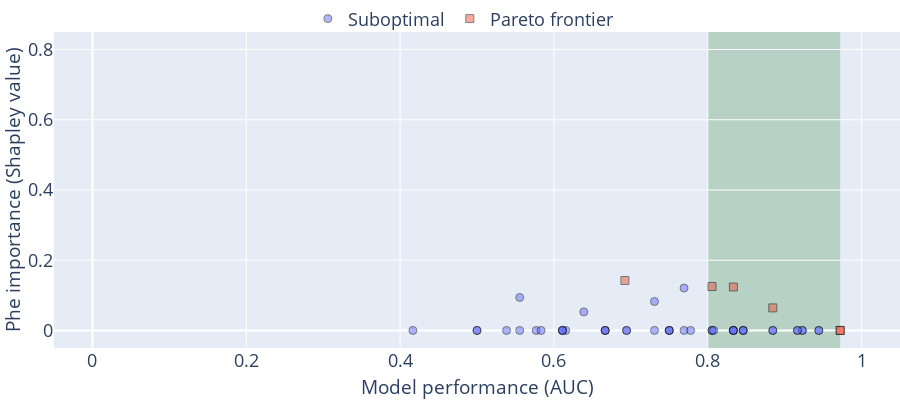
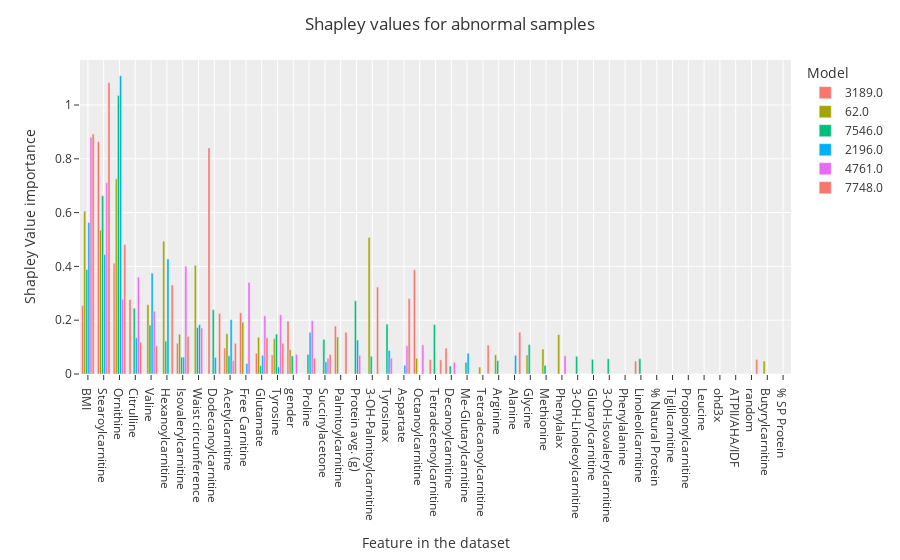
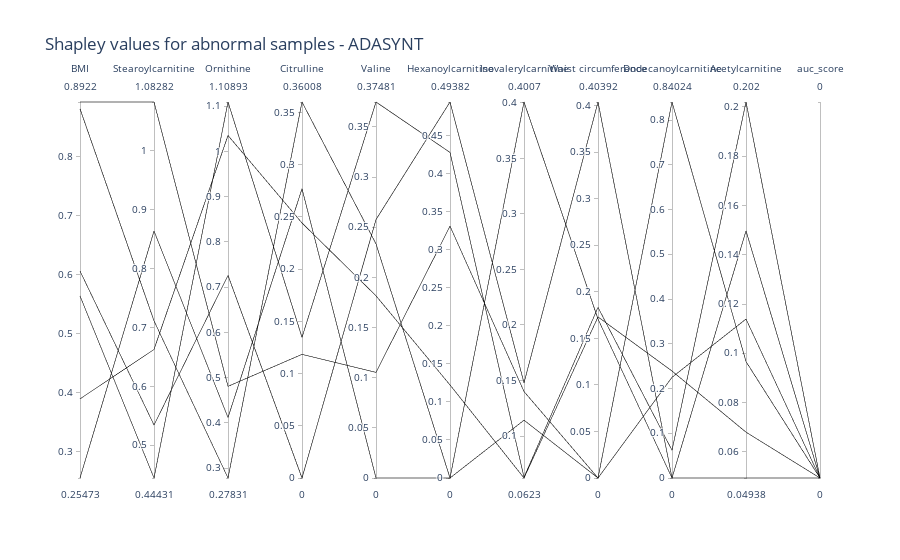

Notebook code for these charts, in order:
### Code cell
make_pareto_plot(study_BorderlineSMOTE_sampling)
make_ranking_plots(study_BorderlineSMOTE_sampling, study_BorderlineSMOTE)

### Figure 1 — Plotly figure (JSON) as saved in the notebook; plotly's stock layout.template omitted (floating-point values rounded to 4 significant figures)
{"data": [{"marker": {"line": {"color": "black", "width": 1}, "opacity": 0.5, "size": 8, "symbol": "circle"}, "mode": "markers", "name": "Suboptimal", "type": "scatter", "x": [0.6154, 0.6111, 0.8462, 0.75, 0.6111, 0.8462, 0.7692, 0.8846, 0.5769, 0.9444, 0.8846, 0.6389, 0.5385, 0.8333, 0.8333, 0.6667, 0.7778, 0.75, 0.4167, 0.8056, 0.8333, 0.5, 0.8333, 0.7308, 0.5, 0.9231, 0.5556, 0.8462, 0.6667, 0.9167, 0.6111, 0.7308, 0.5556, 0.7692, 0.9231, 0.6944, 0.8056, 0.9444, 0.6667, 0.5833, 0.75, 0.8077, 0.9167, 0.6944], "y": [0, 0, 0, 0, 0, 0, 0, 0, 0, 0, 0, 0.05285, 0, 0, 0, 0, 0, 0, 0, 0, 0, 0, 0, 0, 0, 0, 0, 0, 0, 0, 0, 0.08252, 0.09397, 0.1208, 0, 0, 0, 0, 0, 0, 0, 0, 0, 0]}, {"marker": {"line": {"color": "black", "width": 1}, "opacity": 0.5, "size": 8, "symbol": "square"}, "mode": "markers", "name": "Pareto frontier", "type": "scatter", "x": [0.6923, 0.8846, 0.9722, 0.9722, 0.8333, 0.8056], "y": [0.1423, 0.06424, 0, 0, 0.1236, 0.1251]}], "layout": {"font": {"size": 18}, "height": 400, "legend": {"bgcolor": "rgba(255, 255, 255, 0)", "orientation": "h", "x": 0.3, "y": 1.1}, "margin": {"b": 0, "l": 0, "r": 0, "t": 0}, "shapes": [{"fillcolor": "darkgreen", "layer": "below", "line": {"width": 0}, "opacity": 0.2, "type": "rect", "x0": 0.8, "x1": 0.9722, "xref": "x", "y0": 0, "y1": 1, "yref": "paper"}], "width": 900, "xaxis": {"range": [-0.05, 1.05], "title": {"font": {"size": 19}, "text": "Model performance (AUC)"}}, "yaxis": {"range": [-0.05, 0.85], "title": {"font": {"size": 19}, "text": "Phe importance (Shapley value)"}}}}

### Figure 2 — Plotly figure (JSON) as saved in the notebook; plotly's stock layout.template omitted (floating-point values rounded to 4 significant figures)
{"data": [{"alignmentgroup": "True", "hovertemplate": "variable=3189.0<br>index=%{x}<br>value=%{y}<extra></extra>", "legendgroup": "3189.0", "marker": {"color": "#F8766D", "pattern": {"shape": ""}}, "name": "3189.0", "offsetgroup": "3189.0", "orientation": "v", "showlegend": true, "textposition": "auto", "type": "bar", "x": ["Género", "aleator", "IMC", "Circunferencia de cintura", "ATPII/AHA/IDF", "fenilalax", "ohd3x", "tirosinax", "Alanina", "Aspartato", "Glutamato", "Leucina", "Ornitina", "Prolina", "Tirosina", "Carnitina libre", "Propionilcarnitina", "Isovalerilcarnitina", "Tiglilcarnitina", "Me-Glutarilcarnitina", "Decanoilcarnitina", "Tetradecanoilcarnitina", "3-OH-Isovalerilcarnitina", "3-OH-Palmitoilcarnitina", "Linoleoilcarnitina", "Arginina", "Citrulina", "Glicina", "Metionina", "Fenilalanina", "Succinilacetona", "Valina", "Acetilcarnitina", "Butirilcarnitina", "Glutarilcarnitina", "Hexanoilcarnitina", "Octanoilcarnitina", "Dodecanoilcarnitina", "Tetradecenoilcarnitina", "Palmitoilcarnitina", "Estearoilcarnitina", "3-OH-Linoleoilcarnitina", "PROTEINAProm_(G)", "%_proteina_natural", "%_Proteina_SP"], "xaxis": "x", "y": [0.1965, 0, 0.2547, 0, 0, 0, 0, 0, 0, 0, 0.07726, 0, 0.4119, 0, 0.07084, 0.2275, 0, 0.1143, 0, 0, 0.09625, 0, 0, 0, 0.04803, 0, 0.277, 0, 0, 0, 0, 0, 0.09663, 0, 0, 0, 0.3877, 0.8402, 0.05376, 0.1782, 0.8637, 0, 0, 0, 0], "yaxis": "y"}, {"alignmentgroup": "True", "hovertemplate": "variable=62.0<br>index=%{x}<br>value=%{y}<extra></extra>", "legendgroup": "62.0", "marker": {"color": "#A3A500", "pattern": {"shape": ""}}, "name": "62.0", "offsetgroup": "62.0", "orientation": "v", "showlegend": true, "textposition": "auto", "type": "bar", "x": ["Género", "aleator", "IMC", "Circunferencia de cintura", "ATPII/AHA/IDF", "fenilalax", "ohd3x", "tirosinax", "Alanina", "Aspartato", "Glutamato", "Leucina", "Ornitina", "Prolina", "Tirosina", "Carnitina libre", "Propionilcarnitina", "Isovalerilcarnitina", "Tiglilcarnitina", "Me-Glutarilcarnitina", "Decanoilcarnitina", "Tetradecanoilcarnitina", "3-OH-Isovalerilcarnitina", "3-OH-Palmitoilcarnitina", "Linoleoilcarnitina", "Arginina", "Citrulina", "Glicina", "Metionina", "Fenilalanina", "Succinilacetona", "Valina", "Acetilcarnitina", "Butirilcarnitina", "Glutarilcarnitina", "Hexanoilcarnitina", "Octanoilcarnitina", "Dodecanoilcarnitina", "Tetradecenoilcarnitina", "Palmitoilcarnitina", "Estearoilcarnitina", "3-OH-Linoleoilcarnitina", "PROTEINAProm_(G)", "%_proteina_natural", "%_Proteina_SP"], "xaxis": "x", "y": [0.09043, 0, 0.6056, 0.4039, 0, 0.1466, 0, 0, 0, 0, 0.1365, 0, 0.726, 0, 0.1312, 0.1922, 0, 0.1479, 0, 0, 0, 0.02583, 0, 0.5078, 0, 0.07116, 0, 0.07056, 0.09293, 0, 0, 0.2576, 0.1497, 0.04795, 0, 0.4938, 0.05834, 0, 0, 0.138, 0.5343, 0, 0, 0, 0], "yaxis": "y"}, {"alignmentgroup": "True", "hovertemplate": "variable=7546.0<br>index=%{x}<br>value=%{y}<extra></extra>", "legendgroup": "7546.0", "marker": {"color": "#00BF7D", "pattern": {"shape": ""}}, "name": "7546.0", "offsetgroup": "7546.0", "orientation": "v", "showlegend": true, "textposition": "auto", "type": "bar", "x": ["Género", "aleator", "IMC", "Circunferencia de cintura", "ATPII/AHA/IDF", "fenilalax", "ohd3x", "tirosinax", "Alanina", "Aspartato", "Glutamato", "Leucina", "Ornitina", "Prolina", "Tirosina", "Carnitina libre", "Propionilcarnitina", "Isovalerilcarnitina", "Tiglilcarnitina", "Me-Glutarilcarnitina", "Decanoilcarnitina", "Tetradecanoilcarnitina", "3-OH-Isovalerilcarnitina", "3-OH-Palmitoilcarnitina", "Linoleoilcarnitina", "Arginina", "Citrulina", "Glicina", "Metionina", "Fenilalanina", "Succinilacetona", "Valina", "Acetilcarnitina", "Butirilcarnitina", "Glutarilcarnitina", "Hexanoilcarnitina", "Octanoilcarnitina", "Dodecanoilcarnitina", "Tetradecenoilcarnitina", "Palmitoilcarnitina", "Estearoilcarnitina", "3-OH-Linoleoilcarnitina", "PROTEINAProm_(G)", "%_proteina_natural", "%_Proteina_SP"], "xaxis": "x", "y": [0.06693, 0, 0.3887, 0.173, 0, 0, 0, 0.1855, 0, 0, 0.03071, 0, 1.035, 0.07279, 0.1483, 0, 0, 0.0623, 0, 0.04314, 0.02947, 0, 0.05663, 0.06604, 0.0569, 0.04984, 0.2442, 0.1094, 0.03217, 0, 0.1288, 0.1816, 0.06798, 0, 0.05434, 0.1222, 0, 0.2391, 0.1839, 0, 0.6627, 0.06571, 0.272, 0, 0], "yaxis": "y"}, {"alignmentgroup": "True", "hovertemplate": "variable=2196.0<br>index=%{x}<br>value=%{y}<extra></extra>", "legendgroup": "2196.0", "marker": {"color": "#00B0F6", "pattern": {"shape": ""}}, "name": "2196.0", "offsetgroup": "2196.0", "orientation": "v", "showlegend": true, "textposition": "auto", "type": "bar", "x": ["Género", "aleator", "IMC", "Circunferencia de cintura", "ATPII/AHA/IDF", "fenilalax", "ohd3x", "tirosinax", "Alanina", "Aspartato", "Glutamato", "Leucina", "Ornitina", "Prolina", "Tirosina", "Carnitina libre", "Propionilcarnitina", "Isovalerilcarnitina", "Tiglilcarnitina", "Me-Glutarilcarnitina", "Decanoilcarnitina", "Tetradecanoilcarnitina", "3-OH-Isovalerilcarnitina", "3-OH-Palmitoilcarnitina", "Linoleoilcarnitina", "Arginina", "Citrulina", "Glicina", "Metionina", "Fenilalanina", "Succinilacetona", "Valina", "Acetilcarnitina", "Butirilcarnitina", "Glutarilcarnitina", "Hexanoilcarnitina", "Octanoilcarnitina", "Dodecanoilcarnitina", "Tetradecenoilcarnitina", "Palmitoilcarnitina", "Estearoilcarnitina", "3-OH-Linoleoilcarnitina", "PROTEINAProm_(G)", "%_proteina_natural", "%_Proteina_SP"], "xaxis": "x", "y": [0, 0, 0.5634, 0.1833, 0, 0, 0, 0.08746, 0.0693, 0.03236, 0.06917, 0, 1.109, 0.1549, 0.02637, 0.03876, 0, 0.06293, 0, 0.07718, 0, 0, 0, 0, 0, 0, 0.1347, 0, 0, 0, 0.0449, 0.3748, 0.202, 0, 0, 0.4276, 0, 0.06195, 0, 0, 0.4443, 0, 0.1264, 0, 0], "yaxis": "y"}, {"alignmentgroup": "True", "hovertemplate": "variable=4761.0<br>index=%{x}<br>value=%{y}<extra></extra>", "legendgroup": "4761.0", "marker": {"color": "#E76BF3", "pattern": {"shape": ""}}, "name": "4761.0", "offsetgroup": "4761.0", "orientation": "v", "showlegend": true, "textposition": "auto", "type": "bar", "x": ["Género", "aleator", "IMC", "Circunferencia de cintura", "ATPII/AHA/IDF", "fenilalax", "ohd3x", "tirosinax", "Alanina", "Aspartato", "Glutamato", "Leucina", "Ornitina", "Prolina", "Tirosina", "Carnitina libre", "Propionilcarnitina", "Isovalerilcarnitina", "Tiglilcarnitina", "Me-Glutarilcarnitina", "Decanoilcarnitina", "Tetradecanoilcarnitina", "3-OH-Isovalerilcarnitina", "3-OH-Palmitoilcarnitina", "Linoleoilcarnitina", "Arginina", "Citrulina", "Glicina", "Metionina", "Fenilalanina", "Succinilacetona", "Valina", "Acetilcarnitina", "Butirilcarnitina", "Glutarilcarnitina", "Hexanoilcarnitina", "Octanoilcarnitina", "Dodecanoilcarnitina", "Tetradecenoilcarnitina", "Palmitoilcarnitina", "Estearoilcarnitina", "3-OH-Linoleoilcarnitina", "PROTEINAProm_(G)", "%_proteina_natural", "%_Proteina_SP"], "xaxis": "x", "y": [0.07328, 0, 0.8806, 0.1707, 0, 0.0675, 0, 0.05868, 0, 0.1048, 0.2162, 0, 0.2783, 0.1979, 0.2202, 0.3398, 0, 0.4007, 0, 0, 0.04332, 0, 0, 0, 0, 0, 0.3601, 0, 0, 0, 0.05875, 0.2334, 0.04938, 0, 0, 0, 0.1082, 0, 0, 0, 0.7112, 0, 0.06939, 0, 0], "yaxis": "y"}, {"alignmentgroup": "True", "hovertemplate": "variable=7748.0<br>index=%{x}<br>value=%{y}<extra></extra>", "legendgroup": "7748.0", "marker": {"color": "#F8766D", "pattern": {"shape": ""}}, "name": "7748.0", "offsetgroup": "7748.0", "orientation": "v", "showlegend": true, "textposition": "auto", "type": "bar", "x": ["Género", "aleator", "IMC", "Circunferencia de cintura", "ATPII/AHA/IDF", "fenilalax", "ohd3x", "tirosinax", "Alanina", "Aspartato", "Glutamato", "Leucina", "Ornitina", "Prolina", "Tirosina", "Carnitina libre", "Propionilcarnitina", "Isovalerilcarnitina", "Tiglilcarnitina", "Me-Glutarilcarnitina", "Decanoilcarnitina", "Tetradecanoilcarnitina", "3-OH-Isovalerilcarnitina", "3-OH-Palmitoilcarnitina", "Linoleoilcarnitina", "Arginina", "Citrulina", "Glicina", "Metionina", "Fenilalanina", "Succinilacetona", "Valina", "Acetilcarnitina", "Butirilcarnitina", "Glutarilcarnitina", "Hexanoilcarnitina", "Octanoilcarnitina", "Dodecanoilcarnitina", "Tetradecenoilcarnitina", "Palmitoilcarnitina", "Estearoilcarnitina", "3-OH-Linoleoilcarnitina", "PROTEINAProm_(G)", "%_proteina_natural", "%_Proteina_SP"], "xaxis": "x", "y": [0, 0.05419, 0.8922, 0, 0, 0, 0, 0, 0.1555, 0.2802, 0.1346, 0, 0.4808, 0.05847, 0.1143, 0, 0, 0.1401, 0, 0, 0, 0.1074, 0, 0.323, 0, 0, 0.1184, 0, 0, 0, 0.07263, 0.1053, 0.1139, 0, 0, 0.3308, 0, 0.225, 0.05262, 0.1552, 1.083, 0, 0, 0, 0], "yaxis": "y"}], "layout": {"barmode": "group", "legend": {"title": {"text": "Model"}, "tracegroupgap": 0}, "margin": {"t": 60}, "title": {"text": "Shapley values for abnormal samples"}, "xaxis": {"anchor": "y", "categoryarray": ["IMC", "Estearoilcarnitina", "Ornitina", "Citrulina", "Valina", "Hexanoilcarnitina", "Isovalerilcarnitina", "Circunferencia de cintura", "Dodecanoilcarnitina", "Acetilcarnitina", "Carnitina libre", "Glutamato", "Tirosina", "Género", "Prolina", "Succinilacetona", "Palmitoilcarnitina", "PROTEINAProm_(G)", "3-OH-Palmitoilcarnitina", "tirosinax", "Aspartato", "Octanoilcarnitina", "Tetradecenoilcarnitina", "Decanoilcarnitina", "Me-Glutarilcarnitina", "Tetradecanoilcarnitina", "Arginina", "Alanina", "Glicina", "Metionina", "fenilalax", "3-OH-Linoleoilcarnitina", "Glutarilcarnitina", "3-OH-Isovalerilcarnitina", "Fenilalanina", "Linoleoilcarnitina", "%_proteina_natural", "Tiglilcarnitina", "Propionilcarnitina", "Leucina", "ohd3x", "ATPII/AHA/IDF", "aleator", "Butirilcarnitina", "%_Proteina_SP"], "categoryorder": "array", "domain": [0, 1], "labelalias": {"%_Proteina_SP": "% SP Protein", "%_proteina_natural": "% Natural Protein", "3-OH-Isovalerilcarnitina": "3-OH-Isovalerylcarnitine", "3-OH-Linoleoilcarnitina": "3-OH-Linoleoylcarnitine", "3-OH-Palmitoilcarnitina": "3-OH-Palmitoylcarnitine", "ATPII/AHA/IDF": "ATPII/AHA/IDF", "Acetilcarnitina": "Acetylcarnitine", "Alanina": "Alanine", "Arginina": "Arginine", "Aspartato": "Aspartate", "Butirilcarnitina": "Butyrylcarnitine", "CALCIOProm_(MG)": "Calcium avg. (mg)", "CARBOHIDRATOProm_(G)": "CARBOHYDRATE avg. (g)", "COBREProm_(MG)": "Copper avg. (mg)", "COLESTEROLProm_(MG)": "CHOLESTEROL avg. (mg)", "Carnitina libre": "Free Carnitine", "Circunferencia de cintura": "Waist circumference", "Citrulina": "Citrulline", "Decanoilcarnitina": "Decanoylcarnitine", "Dodecanoilcarnitina": "Dodecanoylcarnitine", "ENERGIAProm_(KCAL)": "ENERGY avg. (KCAL)", "Edad": "Age", "Estatura": "Height", "Estearoilcarnitina": "Stearoylcarnitine", "FENILALANINAProm_(G)": "PHENYLALANINE_avg (g)", "FOLATOProm_(MCG)": "Folate avg. (MCG)", "Fenilalanina": "Phenylalanine", "GRASAProm(G)": "Fat avg. (g)", "Glicina": "Glycine", "Glutamato": "Glutamate", "Glutarilcarnitina": "Glutarylcarnitine", "Género": "gender", "HIERROProm_(MG)": "Iron avg. (mg)", "HOMA-IR alterado": "HOMA-IR altered", "HOMA2-IR": "HOMA2-IR", "HOMA2B(%)": "HOMA2B(%)", "HOMA2S%": "HOMA2S%", "Hexanoilcarnitina": "Hexanoylcarnitine", "IMC": "BMI", "Isovalerilcarnitina": "Isovalerylcarnitine", "Leucina": "Leucine", "Linoleoilcarnitina": "Linoleoilcarnitine", "Me-Glutarilcarnitina": "Me-Glutarylcarnitine", "Metionina": "Methionine", "Octanoilcarnitina": "Octanoylcarnitine", "Ornitina": "Ornithine", "PROTEINAProm_(G)": "Protein avg. (g)", "Palmitoilcarnitina": "Palmitoylcarnitine", "Peso": "Weight", "Prolina": "Proline", "Propionilcarnitina": "Propionylcarnitine", "Proteina_SP": "SP Protein", "Proteina_natural": "Protein natural", "SP_gr/kg": "SP (gr/kg)", "Succinilacetona": "Succinylacetone", "TIROSINAProm_(G)": "TYROSINE avg. (g)", "Tetradecanoilcarnitina": "Tetradecanoylcarnitine", "Tetradecenoilcarnitina": "Tetradecenoylcarnitine", "Tiglilcarnitina": "Tiglilcarnitine", "Tirosina": "Tyrosine", "VITAMINA_B12Prom_(MCG)": "Vitamin B12 avg. (MCG)", "VITAMINA_Dprom": "Vitamin D avg.", "Valina": "Valine", "ZINCProm_(MG)": "Zinc avg. (mg)", "aleator": "random", "fenilalax": "Phenylalax", "glummol": "Glummol", "glupromx": "Glupromx", "insuprom": "Insuprom", "ohd3x": "ohd3x", "quickix": "Quickix", "tirosinax": "Tyrosinax"}, "title": {"text": "Feature in the dataset"}}, "yaxis": {"anchor": "x", "domain": [0, 1], "title": {"text": "Shapley Value importance"}}}}

### Figure 3 — Plotly figure (JSON) as saved in the notebook; plotly's stock layout.template omitted (floating-point values rounded to 4 significant figures)
{"data": [{"dimensions": [{"label": "BMI", "values": [0.2547, 0.6056, 0.3887, 0.5634, 0.8806, 0.8922]}, {"label": "Stearoylcarnitine", "values": [0.8637, 0.5343, 0.6627, 0.4443, 0.7112, 1.083]}, {"label": "Ornithine", "values": [0.4119, 0.726, 1.035, 1.109, 0.2783, 0.4808]}, {"label": "Citrulline", "values": [0.277, 0, 0.2442, 0.1347, 0.3601, 0.1184]}, {"label": "Valine", "values": [0, 0.2576, 0.1816, 0.3748, 0.2334, 0.1053]}, {"label": "Hexanoylcarnitine", "values": [0, 0.4938, 0.1222, 0.4276, 0, 0.3308]}, {"label": "Isovalerylcarnitine", "values": [0.1143, 0.1479, 0.0623, 0.06293, 0.4007, 0.1401]}, {"label": "Waist circumference", "values": [0, 0.4039, 0.173, 0.1833, 0.1707, 0]}, {"label": "Dodecanoylcarnitine", "values": [0.8402, 0, 0.2391, 0.06195, 0, 0.225]}, {"label": "Acetylcarnitine", "values": [0.09663, 0.1497, 0.06798, 0.202, 0.04938, 0.1139]}, {"label": "auc_score", "values": [null, null, null, null, null, null]}], "domain": {"x": [0, 1], "y": [0, 1]}, "line": {"color": [null, null, null, null, null, null], "coloraxis": "coloraxis"}, "name": "", "type": "parcoords"}], "layout": {"coloraxis": {"colorbar": {"title": {"text": "auc_score"}}, "colorscale": [[0, "#0d0887"], [0.1111, "#46039f"], [0.2222, "#7201a8"], [0.3333, "#9c179e"], [0.4444, "#bd3786"], [0.5556, "#d8576b"], [0.6667, "#ed7953"], [0.7778, "#fb9f3a"], [0.8889, "#fdca26"], [1, "#f0f921"]], "showscale": false}, "legend": {"tracegroupgap": 0}, "title": {"text": "Shapley values for abnormal samples - ADASYNT"}, "xaxis": {"title": {"text": "Feature in the dataset"}}, "yaxis": {"title": {"text": "Shapley Value importance"}}}}
